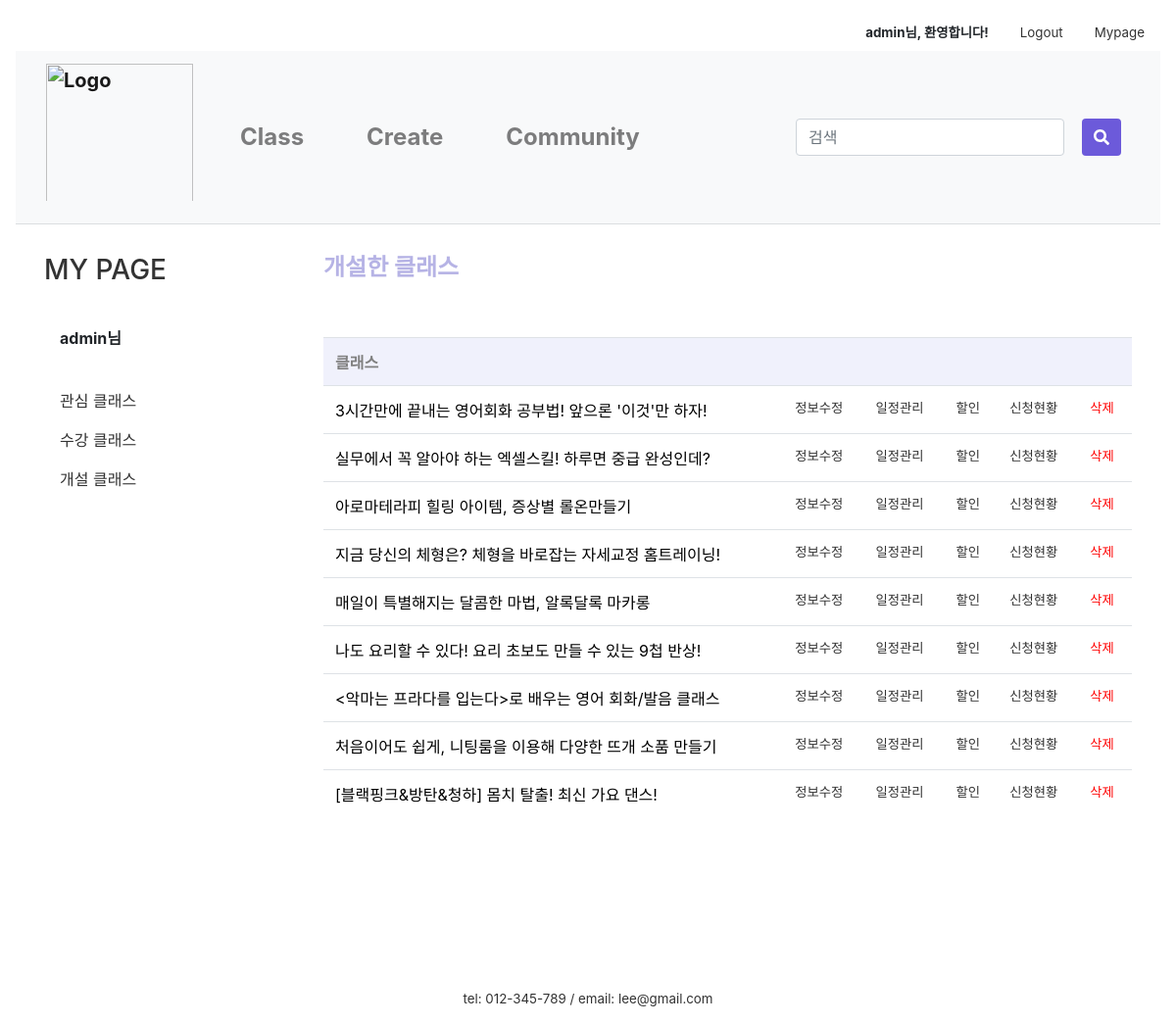
The page /mypage/myClass/ (signed in) on the database its author committed.
### firstApp/models.py (models this page shows, shortened)
class Class(models.Model):
    author = models.ForeignKey(settings.AUTH_USER_MODEL, on_delete=models.CASCADE, default=1)
    title = models.CharField(max_length=50)
    tutor = models.CharField(max_length=10)
    tutor_photo = ProcessedImageField(upload_to="tutor", processors=[ResizeToFill(300,300)], default='')
    tutor_insta = models.CharField(null=True, blank=True, max_length=50, default='')
    tutor_blog = models.CharField(null=True, blank=True, max_length=50, default='')
    tutor_youtube = models.CharField(null=True, blank=True, max_length=50, default='')
    category = models.ForeignKey('firstApp.Category', on_delete=models.CASCADE, default=1, related_name='category')
    area = models.ForeignKey('firstApp.Area', on_delete=models.CASCADE, default=1)
    photo = ProcessedImageField(upload_to="class", processors=[ResizeToFill(600,450)], default='')
    body = RichTextUploadingField(default='')
    tutor_body = RichTextUploadingField(default='')
    price = models.CharField(max_length=10)
    time = models.CharField(max_length=5)
    level = models.ForeignKey('firstApp.Level', on_delete=models.CASCADE, default=1, related_name='level')
    mode = models.ForeignKey('firstApp.Mode', on_delete=models.CASCADE, default=1, related_name='mode')
    in_min = models.PositiveIntegerField(null=True, blank=True, default='1')
    in_max = models.PositiveIntegerField(null=True, blank=True, default='1')
    like_user = models.ManyToManyField(settings.AUTH_USER_MODEL, blank=True, related_name='like_class')
    like_count = models.PositiveIntegerField(default=0)
    on_sale = models.BooleanField(null=True, default=False)
    sale_price = models.CharField(null=True, blank=True, max_length=10)
    on_permission = models.BooleanField(null=True, default=False)
    class Meta:
        permissions = [
            ('can_permit', 'Can permit')
        ]

### firstApp/views.py (the view)
# urls.py: path('mypage/myClass/', views.myClass, name='myClass'),
@login_required(login_url='/login/')
def myClass(request):
    classs = Class.objects.filter(author=request.user)
    return render(request, 'firstApp/classlist.html', {'classs':classs})

### firstApp/templates/firstApp/classlist.html (shortened to what this page needs)
{% extends 'firstApp/base.html' %}
{% load static %}
{% load humanize %}
{% block content %}
{% if user.is_active %}
<link rel="stylesheet" href="{% static 'css/community.css' %}">
<link href="{% static 'css/apply_detail.css' %}" rel="stylesheet">
<link href="{% static 'css/my_page_table.css' %}" rel="stylesheet">
    <div class="container">
      <div class="row">
        <div class="col-sm-3">
          <div class="left-sidebar">
            <ul>
              <li>
								<a class= "nounderline" href="{% url 'mypage' %}"><h3>MY PAGE</h3></a>
							</li><br>
							<li data-toggle="tab">
								<a class="nav-link"><strong>{{user.username}}님</strong></a>
									<br>
									<li class="nav-item">
										<a class="nav-link" href="/mypage/mylike">관심 클래스</a>
									</li>
									<li class="nav-item">
									  <a class="nav-link" href="/mypage/myApply">수강 클래스</a>
									</li>
									<li class="nav-item">
									  <a class="nav-link" href="/mypage/myClass">개설 클래스</a>
									</li>
							</li>
						</ul>
          </div>
        </div>
          <div class="col-sm-9">
            <h4 class="my_page_title" style="font-weight:bold; color:#B6B3E5;">개설한 클래스</h4><br><br>
            <table class="table">
              <tr>
                <th colspan="8">클래스</th>
              </tr>
              {% for class in classs %}
              <tr>
                <td colspan="3">
                    {% if class.on_permission == True %}
                    <a class="a_underline" href="{% url 'product' class.id %}">{{ class.title }}</a>
                    {% endif %}
                </td>
                <td class="lighter" id="edit"><a class="abc" href="{% url 'update_class' class.id %}">정보수정</a></td>
                <td class="lighter" id="add"><a class="abc" href="{% url 'addTime2' class.id %}">일정관리</a></td>
                  <td class="lighter" id="sale"><a class="abc" href="{% url 'classSale' class.id %}">할인</a></td>
                  <td class="lighter" id="appli"><a class="abc" href="{% url 'applicant' class.id %}">신청현황</a></td>
                  <td class="lighter"><a class="abc" style="color:red;" onclick="return confirm('삭제한 클래스는 복구할 수 없습니다.\n정말 삭제하시겠습니까?')" href="{% url 'product_remove' class.id %}">삭제</a></td>
              </tr>
              {% endfor %}
            </table>
          </div>
      </div>
    </div>
{% else %}
<script type="text/javascript">
    alert('잘못된 접근입니다. \n로그인을 해주세요.')
    window.location.href = '/login';
  </script>
{% endif %}
{% endblock content %}

### firstApp/templates/firstApp/base.html (shortened to what this page needs)
{% load static %}
<link rel="stylesheet" href="https://stackpath.bootstrapcdn.com/bootstrap/4.4.1/css/bootstrap.min.css"
>
<link rel="stylesheet" href="{% static 'css/base.css' %}">
<link rel="stylesheet" href="{% static 'css/navbar_custom.css' %}">
<div class="nav inner">
  <div class="container-fluid" style="width:1500px; padding: 0px;">
    <nav class="nav nav-masthead justify-content-end">
      {% if user.is_active %}
      <a class="nav-link"><strong>{{user.username}}님, 환영합니다!</strong></a>
      <a class="nav-link" href="/logout">Logout</a>
      <a class="nav-link" href="/mypage">Mypage</a>
      {% else %}
      <a class="nav-link" href="/login">Login</a>
      <a class="nav-link" href="/signup">Join</a>
      {% endif %}
    </nav>
  </div>
</div>
<nav class="navbar navbar-expand-lg navbar-light bg-light navbar-custom">
  <div class="container-fluid" style="width:1500px;">
    <a class="navbar-brand logo" href="/"><img src="{% static 'image\logo_1.png' %}" alt="Logo" style="max-width: 30vw; width:150px; padding-bottom:10px;"></a>
  <div class="collapse navbar-collapse" id="navbarSupportedContent">
    <ul class="navbar-nav mr-auto">
      <li class="nav-item nav-item-custom">
        <a class="nav-link" href="/class_search">Class</a>
      </li>
      <li class="nav-item nav-item-custom">
        <a class="nav-link" href="/intro_createclass">Create</a>
      </li>
      <li class="nav-item nav-item-custom">
        <a class="nav-link" href="/community">Community</a>
      </li>
    </ul>
  <div class="nav-item nav-item-custom">
    <div class="row">
      <form class="form-inline my-2 my-lg-0" action="{% url 'searchResult' %}" method="get">
      <div class="col-xs-8" style="max-width:50vw;">
        <input class="form-control mr-sm-2" type="search" placeholder="검색" aria-label="Search" name="qq" value="{{ qq }}">
      </div>
       <div class="col-xs-2" style="margin-left:10px;">
          <button class="btn btn-primary my-2 my-sm-0" type="submit" style="height:38px">
        <i class="fas fa-search"></i>
            </button>
       </div>
      </form>
    </div>
      </div>
  </div>
  </div>
</nav>
<main role="main">
  {% block content %}
  {% endblock content%}
</main>
<footer class="mastfoot mt-auto text-center">
  <div class="inner" style="margin-top:10rem;">
    <p style="margin:0">tel: 012-345-789 /
      email: lee@gmail.com</p>
  </div>
</footer>

### firstApp/static/css/base.css (style rules this page uses)
img { max-width:100%; }
.mastfoot { color: #333; }
.inner { font-size:10pt; }
.btn-primary, .btn-primary:active, .btn-primary:visited { background-color:#6C5ADA !important; border:none !important; color:white !important; }
.nounderline { text-decoration: none !important; }
.a_underline { color:black; }

### firstApp/static/css/navbar_custom.css (style rules this page uses)
a { color:#333; }
.navbar { margin-bottom:30px; border-bottom: 0.1px solid rgb(219, 222, 224); }
.navbar-custom { font-size: x-large; font-weight: bold; background-color: #fff; }
.nav-item-custom { padding-left: 1.5rem; padding-right: 1.5rem; }

### firstApp/static/css/community.css (style rules this page uses)
ul { list-style:none; padding-left:0 }
th { color:gray; background-color:#f0f1fc; }
.lighter { font-size:10pt; }

### rows shown on the page
Class: title "3시간만에 끝내는 영어회화 공부법! 앞으론 '이것'만 하자!"
Class: title "실무에서 꼭 알아야 하는 엑셀스킬! 하루면 중급 완성인데?"
Class: title "아로마테라피 힐링 아이템, 증상별 롤온만들기"
Class: title "지금 당신의 체형은? 체형을 바로잡는 자세교정 홈트레이닝!"
Class: title "매일이 특별해지는 달콤한 마법, 알록달록 마카롱"
Class: title "나도 요리할 수 있다! 요리 초보도 만들 수 있는 9첩 반상!"
Class: title "<악마는 프라다를 입는다>로 배우는 영어 회화/발음 클래스"
Class: title "처음이어도 쉽게, 니팅룸을 이용해 다양한 뜨개 소품 만들기"
Class: title "[블랙핑크&방탄&청하] 몸치 탈출! 최신 가요 댄스!"

### other values the page prints
{{ user.username }} "admin"
